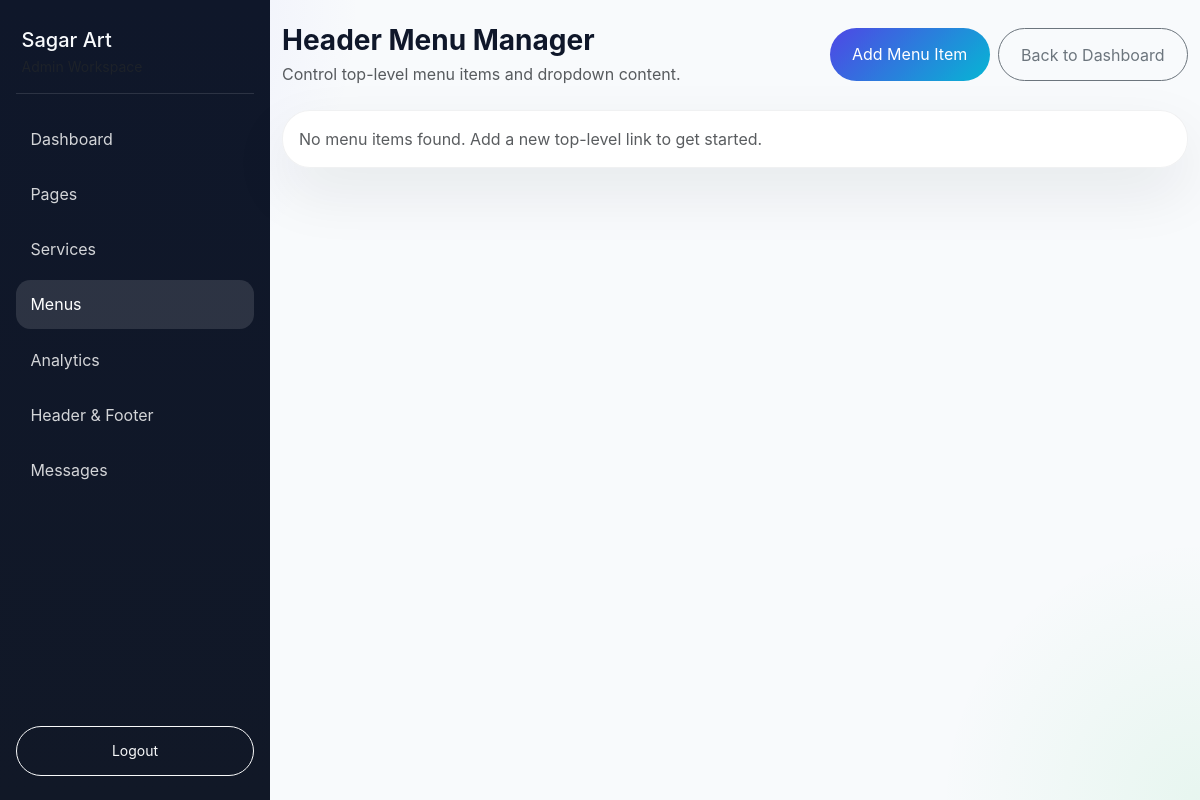
Page /admin/menu_form.php (signed in) on the earlier database version.
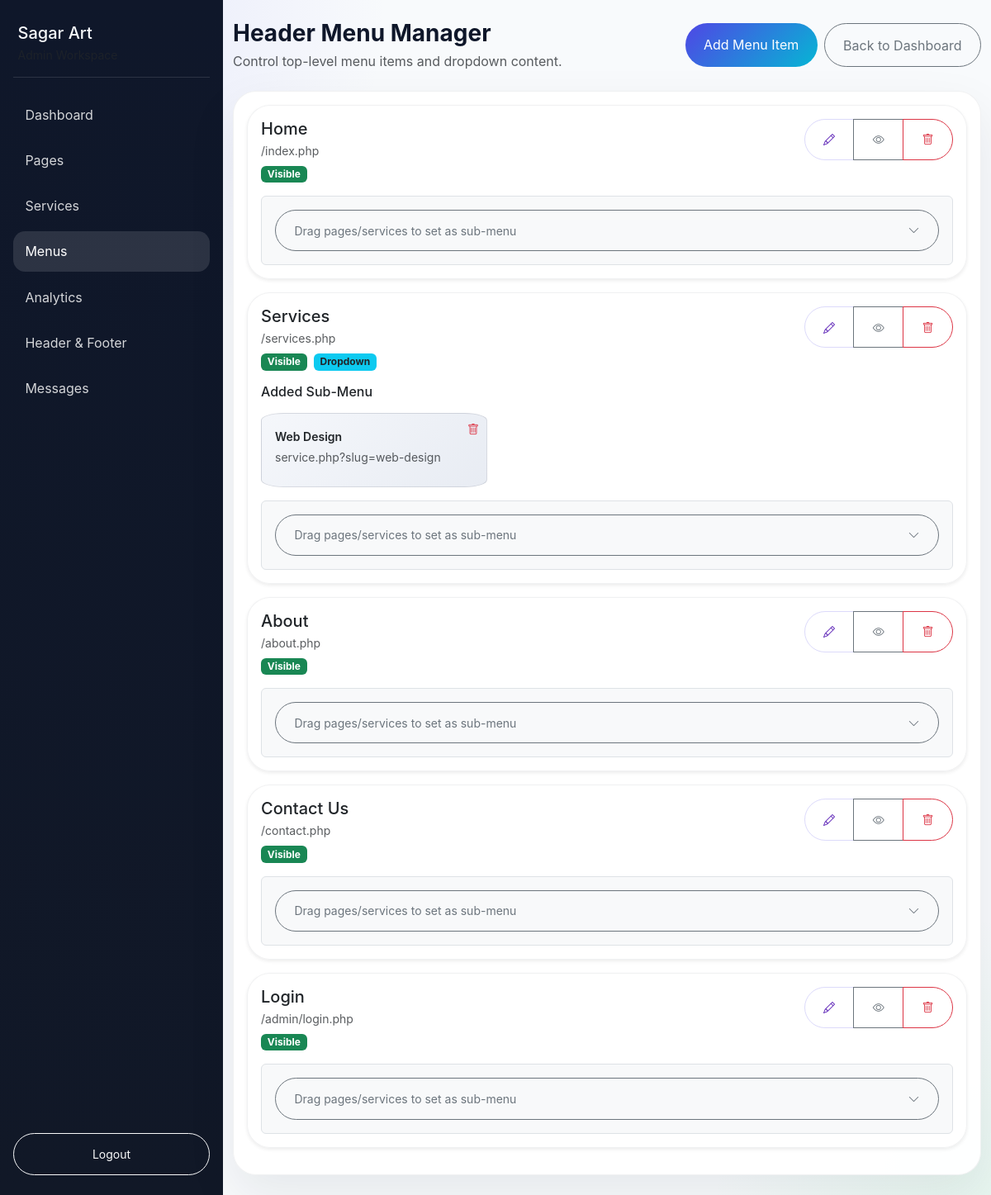
Same page on the later database version.
### tables this page shows
CREATE TABLE `menu_items` (
  `id` int(11) NOT NULL,
  `label` varchar(255) NOT NULL,
  `link` varchar(255) NOT NULL,
  `menu_order` int(11) NOT NULL DEFAULT 0,
  `is_active` tinyint(1) NOT NULL DEFAULT 1,
  `has_dropdown` tinyint(1) NOT NULL DEFAULT 0
);

CREATE TABLE `menu_children` (
  `id` int(11) NOT NULL,
  `parent_id` int(11) NOT NULL,
  `label` varchar(255) NOT NULL,
  `link` varchar(255) NOT NULL,
  `menu_order` int(11) NOT NULL DEFAULT 0,
  `is_active` tinyint(1) NOT NULL DEFAULT 1
);

### admin/menu_form.php (the view, shortened to what the changed rows need)
<?php
require '../includes/config.php';
$menuId = isset($_GET['id']) ? (int)$_GET['id'] : 0;
$showForm = isset($_GET['new']) || $menuId > 0;
$showList = !$showForm;
$items = $conn->query('SELECT id, label, link, menu_order, is_active, has_dropdown FROM menu_items ORDER BY menu_order ASC, id ASC');
?>
<!DOCTYPE html>
<html lang="en">
<head>
  <link href="https://cdn.jsdelivr.net/npm/bootstrap@5.3.3/dist/css/bootstrap.min.css" rel="stylesheet">
  <link rel="stylesheet" href="../assets/css/style.css">
  <link rel="stylesheet" href="https://cdn.jsdelivr.net/npm/bootstrap-icons@1.10.5/font/bootstrap-icons.css">
</head>
<body class="admin-shell">
  <div class="admin-layout">
    <?php include 'includes/sidebar.php'; ?>
    <main class="admin-main">
      <div class="container-fluid py-4">
        <div class="row g-4">
          <?php if ($showList): ?>
          <div class="col-12">
            <div class="card admin-card">
              <div class="card-body">
                <?php if ($items && $items->num_rows > 0): ?>
                  <?php while ($row = $items->fetch_assoc()): ?>
                    <div class="card mb-3 shadow-sm">
                      <div class="card-body">
                        <div class="d-flex justify-content-between align-items-start gap-3">
                          <div>
                            <h5 class="card-title mb-1"><?php echo htmlspecialchars($row['label']); ?></h5>
                            <p class="small text-muted mb-2"><?php echo htmlspecialchars($row['link']); ?></p>
                            <div class="d-flex flex-wrap gap-2">
                              <?php echo !empty($row['is_active']) ? '<span class="badge bg-success">Visible</span>' : '<span class="badge bg-secondary">Hidden</span>'; ?>
                              <?php if (!empty($row['has_dropdown'])): ?><span class="badge bg-info text-dark">Dropdown</span><?php endif; ?>
                            </div>
                          </div>
                          <div class="btn-group btn-group-sm" role="group">
                            <a href="menu_form.php?id=<?php echo (int)$row['id']; ?>" class="btn btn-outline-primary" title="Edit"><i class="bi bi-pencil"></i></a>
                            <?php if (!empty($row['is_active'])): ?>
                              <a href="menu_form.php?toggle=<?php echo (int)$row['id']; ?>" class="btn btn-outline-secondary" title="Hide"><i class="bi bi-eye"></i></a>
                            <?php else: ?>
                              <a href="menu_form.php?toggle=<?php echo (int)$row['id']; ?>" class="btn btn-outline-secondary" title="Show"><i class="bi bi-eye-slash"></i></a>
                            <?php endif; ?>
                            <a href="menu_form.php?delete=<?php echo (int)$row['id']; ?>" class="btn btn-outline-danger" title="Delete" onclick="return confirm('Delete this menu item?');"><i class="bi bi-trash"></i></a>
                          </div>
                        </div>
                        <?php
                        $childRows = $conn->query('SELECT id, label, link FROM menu_children WHERE parent_id = ' . (int)$row['id'] . ' ORDER BY menu_order ASC, id ASC');
                        if ($childRows && $childRows->num_rows > 0):
                        ?>
                          <div class="mt-3">
                            <h6 class="mb-3">Added Sub-Menu</h6>
                            <div class="row g-2">
                              <?php
                              $childRows->data_seek(0);
                              while ($childRow = $childRows->fetch_assoc()):
                              ?>
                                <div class="col-md-4 col-sm-6">
                                  <div class="border rounded p-3 bg-light submenu-item-box position-relative">
                                    <div class="small fw-semibold mb-1"><?php echo htmlspecialchars($childRow['label']); ?></div>
                                    <div class="small text-muted text-break mb-2"><?php echo htmlspecialchars($childRow['link']); ?></div>
                                    <a href="menu_form.php?child_delete=<?php echo (int)$childRow['id']; ?>" class="btn btn-link btn-sm text-danger p-0 position-absolute top-0 end-0 m-2" onclick="return confirm('Remove this submenu item?');" title="Delete"><i class="bi bi-trash"></i></a>
                                  </div>
                                </div>
                              <?php endwhile; ?>
                            </div>
                          </div>
                        <?php endif; ?>
                        <div class="mt-3 border rounded p-3 bg-light submenu-dropzone-wrapper">
                          <button class="btn btn-sm btn-outline-secondary w-100 d-flex justify-content-between align-items-center" type="button" data-bs-toggle="collapse" data-bs-target="#submenuPanel<?php echo (int)$row['id']; ?>" aria-expanded="false">
                            <span>Drag pages/services to set as sub-menu</span>
                            <i class="bi bi-chevron-down"></i>
                          </button>
                        </div>
                      </div>
                    </div>
                  <?php endwhile; ?>
                <?php else: ?>
                  <div class="text-muted">No menu items found. Add a new top-level link to get started.</div>
                <?php endif; ?>
              </div>
            </div>
          </div>
          <?php endif; ?>
        </div>
    </main>
  </div>
</body>
</html>

### admin/includes/sidebar.php (shortened to what the changed rows need)
<?php
$currentPage = basename($_SERVER['PHP_SELF']);
$navItems = [
    ['label' => 'Dashboard', 'url' => 'dashboard.php'],
    ['label' => 'Pages', 'url' => 'page_form.php'],
    ['label' => 'Services', 'url' => 'services.php'],
    ['label' => 'Menus', 'url' => 'menu_form.php'],
    ['label' => 'Analytics', 'url' => 'analytics.php'],
    ['label' => 'Header & Footer', 'url' => 'settings_form.php'],
    ['label' => 'Messages', 'url' => 'contact_submissions.php'],
];
?>
<aside class="admin-sidebar">
  <nav class="sidebar-nav">
    <?php foreach ($navItems as $item): ?>
      <?php
      $isActive = $currentPage === $item['url'] || ($item['url'] === 'page_form.php' && in_array($currentPage, ['page_form.php', 'page_section_form.php'], true));
      ?>
      <a class="sidebar-link<?php echo $isActive ? ' active' : ''; ?>" href="<?php echo htmlspecialchars($item['url']); ?>">
        <?php echo htmlspecialchars($item['label']); ?>
      </a>
    <?php endforeach; ?>
  </nav>
</aside>

Differences in the rows shown:
added menu_items: label "Home", link "/index.php", is_active "Visible"
added menu_items: label "Services", link "/services.php", is_active "Visible", has_dropdown "Dropdown"
added menu_children: label "Web Design", link "service.php?slug=web-design"
added menu_items: label "About", link "/about.php", is_active "Visible"
added menu_items: label "Contact Us", link "/contact.php", is_active "Visible"
added menu_items: label "Login", link "/admin/login.php", is_active "Visible"
Other differences:
text no longer shown: "No menu items found. Add a new top-level link to get started."
